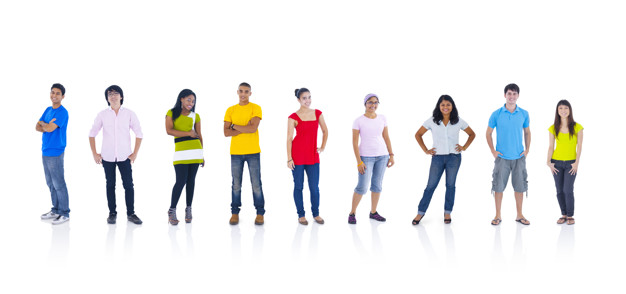
#> input picture people3.jpg, 626 x 294 px, found by its file name
$ jupyter execute 'Full body detector code.ipynb'
#> lines starting #> are read from the running program, lines starting #| are printed output that depends on the picture; after the words box and inside, x2 and y2 are one past the last pixel; in counts of white or black regions, pixels touching at a corner belong together
[cell 1]
import cv2
import matplotlib.pyplot as plt

[cell 2]
full_detector  = cv2.CascadeClassifier('C:\\Users\\KIIT\\Acmegrade Machine Learning\\Project\\Full body detector\\fullbody.xml')
display (full_detector)

[cell 3]
image = cv2.imread('C:\\Users\\KIIT\\Acmegrade Machine Learning\\Project\\Full Body detector\\people3.jpg')
#> image is the input picture: shape (294, 626, 3); mean B, G, R 234.7, 234.1, 235.2
display (image.shape)
cv2.imshow('',image)
cv2.waitKey(10000)
plt.show()
cv2.destroyAllWindows()

[cell 4]
image_gray = cv2.cvtColor(image, cv2.COLOR_BGR2GRAY)
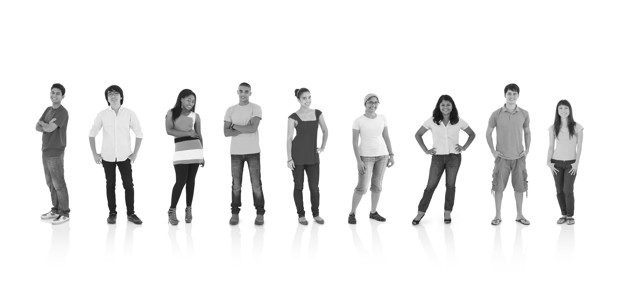
#> image_gray: shape (294, 626); min 15, max 255, mean 234.5
detections = full_detector.detectMultiScale(image_gray, scaleFactor = 1.05, minNeighbors=5,    minSize = (50,50))
#> detections = [[530, 104, 66, 132], [267, 85, 75, 149], [14, 61, 83, 165], [327, 72, 81, 162], [462, 65, 88, 176], [139, 78, 81, 162], [196, 50, 94, 188], [70, 58, 93, 187]]
for (x, y, w, h) in detections:
    cv2.rectangle(image, (x, y), (x + w, y + h), (0,255,0), 2)
#> this loop made 8 passes
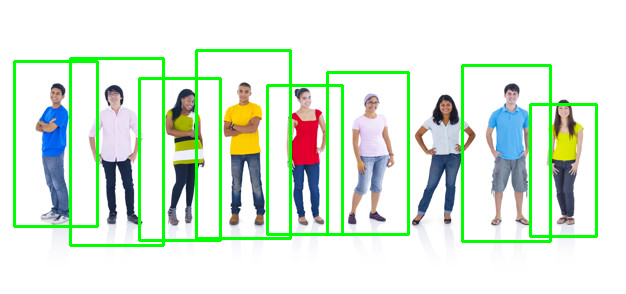
#> image: shape (294, 626, 3); 6.35% of pixels changed, all inside (x1, y1, x2, y2) = (13, 49, 598, 247)
cv2.imshow('',image)
cv2.waitKey(10000)
plt.show()
cv2.destroyAllWindows()

[cell 5]
#Haarcascade

image = cv2.imread('C:\\Users\\KIIT\\Acmegrade Machine Learning\\Project\\Full body detector\\people3.jpg')
image_gray = cv2.cvtColor(image, cv2.COLOR_BGR2GRAY)
haarcascade_detector = cv2.CascadeClassifier('C:\\Users\\KIIT\\Acmegrade Machine Learning\\Project\\Full body detector\\haarcascade_frontalface_default.xml')
detections = haarcascade_detector.detectMultiScale(image_gray, scaleFactor = 1.001, minNeighbors=5, minSize = (5,5))
#> detections = [[465, 63, 71, 71]]
for (x, y, w, h) in detections:
  cv2.rectangle(image, (x, y), (x + w, y + h), (0,255,0), 2)
#> this loop made 1 pass
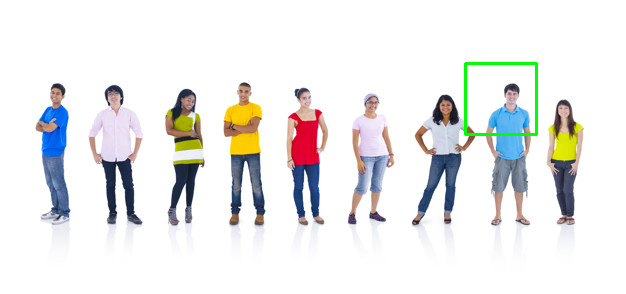
#> image: shape (294, 626, 3); 0.46% of pixels changed, all inside (x1, y1, x2, y2) = (464, 62, 538, 136)
cv2.imshow('',image)
cv2.waitKey(10000)
plt.show()
cv2.destroyAllWindows()
